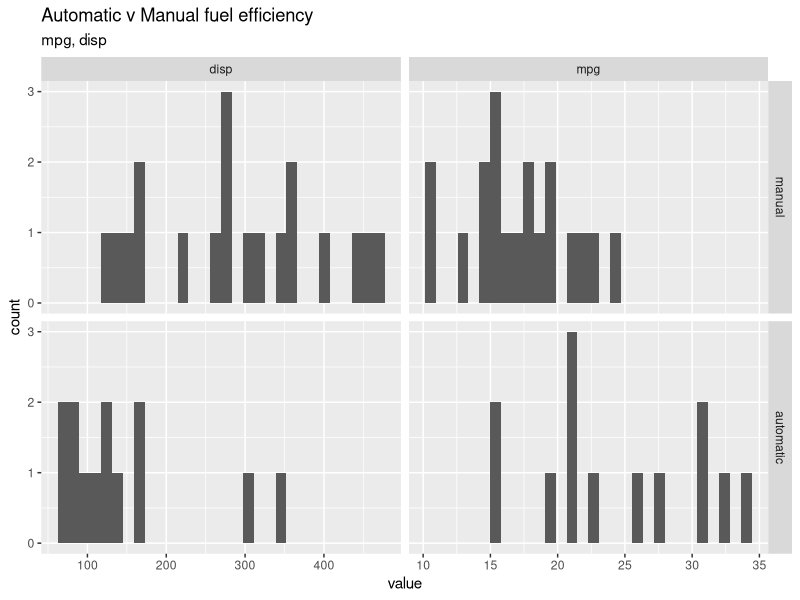

Write R code to recreate this figure.
#Useful scripts for graph presentation



#select variables and include them in subtitle or caption ----
library(tidyverse)
data(mtcars)
rownames(mtcars)

data_tidy <- mtcars %>%
  mutate(model = row.names(.)) %>%
  mutate(am = as.factor(am)) %>% 
  mutate(am = recode_factor(am, `0` = "manual", `1` = "automatic")) %>% 
  gather(key = "measure", value = "value", mpg, cyl, disp, hp, drat, wt, qsec)

selected.measure <- c("mpg", "disp")

graphdata <- data_tidy %>% #must be in long/tidy format
  filter(measure %in% selected.measure)

subtitle <- paste0(selected.measure, collapse = ", ")

ggplot(graphdata, aes(x = value)) +
  geom_histogram() +
  facet_grid(am~measure, scales = "free") +
  labs(title = "Automatic v Manual fuel efficiency",
       subtitle = subtitle)

